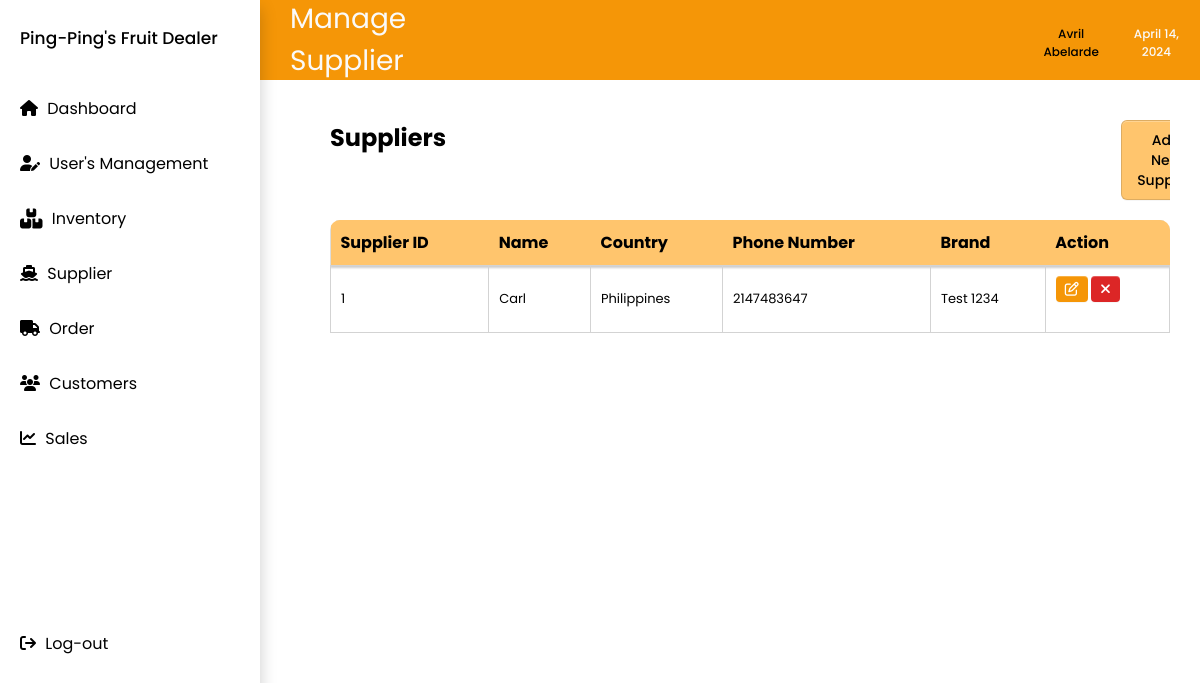
The app's page /supplier.php, older data.
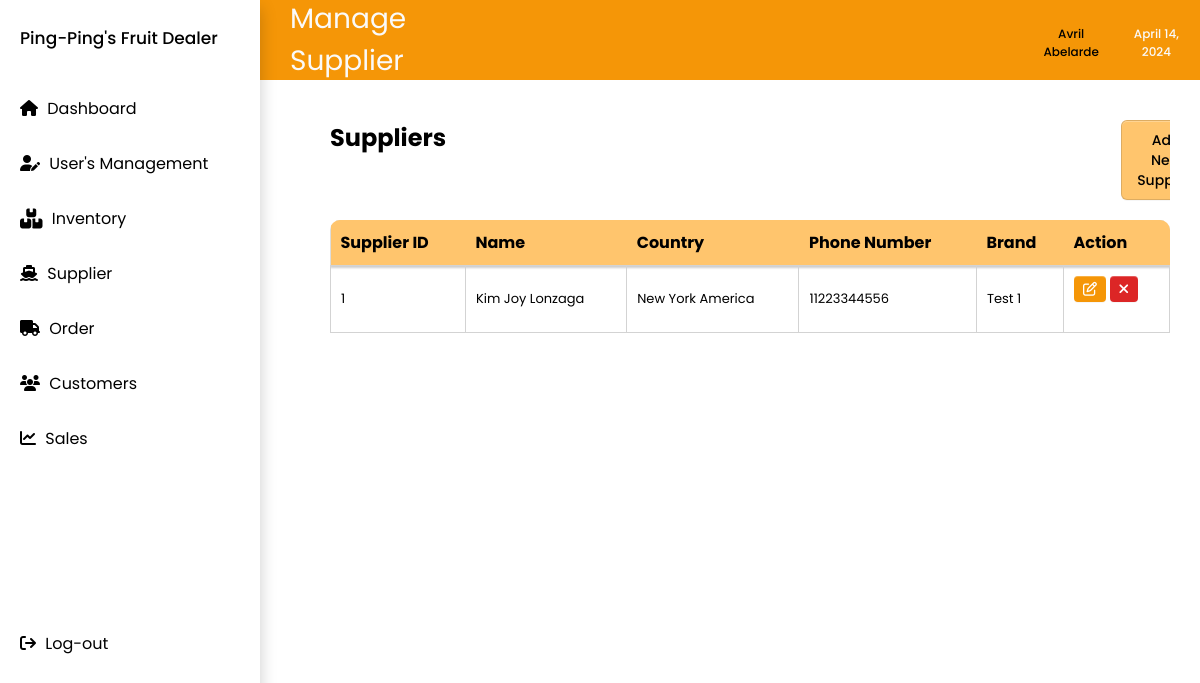
The same page, newer data.
### tables this page shows
CREATE TABLE `suppliers` (
  `sup_id` int(50) UNSIGNED NOT NULL,
  `sup_name` varchar(50) NOT NULL,
  `sup_country` varchar(50) NOT NULL,
  `sup_num` varchar(11) NOT NULL,
  `sup_brand` varchar(50) NOT NULL
);

### supplier.php (the view, shortened to what this page needs)
<?php
include 'nav.php';
$conn = new mysqli(DB_HOST, DB_USER, DB_PASS, DB_NAME);
$sql = "SELECT * FROM suppliers";
$result = $conn->query($sql);
?>
<!DOCTYPE html>
<html lang="en">
<head>
    <link rel="stylesheet" href="css/main.css">
    <link rel="stylesheet" href="css/supplier.css">
</head>
<body>
<div class="top-nav">
    <h1>Manage Supplier</h1>
    <div class="user_and_date">
        <div class="dropdown">
            <div class="username">Avril Abelarde</div>
        </div>
        <div class="date">April 14, 2024</div>
    </div>
</div>
<div class="table-container">
    <div class="title_and_button">
        <h2>Suppliers</h2>
        <button type="button" onclick="location.href='addsupplier.php'">Add New Supplier</button>
    </div>
    <?php
if ($result->num_rows > 0) {
    echo "<table>";
    echo "<thead><tr><th>Supplier ID</th><th>Name</th><th>Country</th><th>Phone Number</th><th>Brand</th><th>Action</th></tr></thead>";
    while ($row = $result->fetch_assoc()) {
        echo "<tbody>";
        echo "<tr>";
        echo "<td>" . $row["sup_id"] . "</td>";
        echo "<td>" . $row["sup_name"] . "</td>";
        echo "<td>" . $row["sup_country"] . "</td>";
        echo "<td>" . $row["sup_num"] . "</td>";
        echo "<td>" . $row["sup_brand"] . "</td>";
        echo "<td>
                <button onclick=\"window.location.href='editsupplier.php?id=" . $row["sup_id"] . "'\" style=\"margin-right: 0px; padding: 3px 9px; font-weight: bold; border-radius: 4px; background-color: #F59607; color: #ffffff; border: none;\">
                    <i class=\"fa-regular fa-pen-to-square\" style=\"color: #ffffff;\"></i>
                </button>
                <button onclick=\"deleteSupplier(" . $row["sup_id"] . ")\" style=\"margin-right: 0px; padding: 3px 9px; font-weight: bold; border-radius: 4px; background-color: #DC2626; color: #ffffff; border: none;\">
                    <i class=\"fa-solid fa-xmark\" style=\"color: #ffffff;\"></i>
                </button>
                </td>";
        echo "</tr>";
        echo "</tbody>";
    }
    echo "</table>";
} else {
    echo "No suppliers found";
}
?>
</div>
</body>
</html>

Row changes from the older to the newer data that the page shows:
changed suppliers id 1: sup_name "Carl" → "Kim Joy Lonzaga"; sup_country "Philippines" → "New York America"; sup_num "2147483647" → "11223344556"; sup_brand "Test 1234" → "Test 1"
